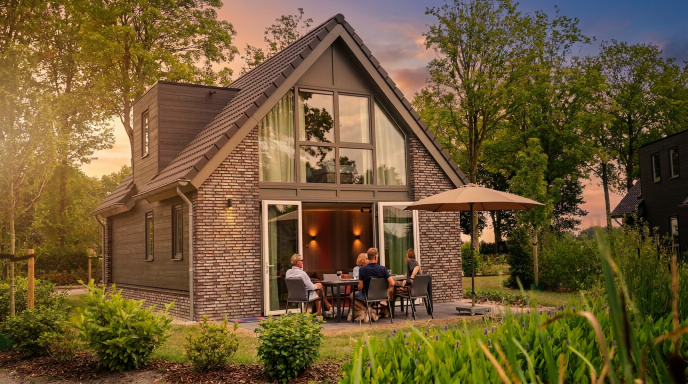
#> input picture bron/villa-avond.png, 1376 x 768 px (shown at 1/2 size)
$ python prep_images.py
#> lines starting #> are read from the running program, lines starting #| are printed output that depends on the picture
#!/usr/bin/env python3
"""Haalt de hero-foto's van dewielschedreef.nl, cropt ze op headerformaat en
schrijft geoptimaliseerde JPG's naar deze map.

Gebruik:  python3 prep_images.py

De mails hotlinken niet naar de site: de bestanden daar zijn 250 KB tot 1,5 MB
per stuk. Hier worden ze teruggebracht tot ~100 KB op precies de goede
verhouding (1136x496, twee keer de weergavemaat van 568x248).
"""
import io
import pathlib
import urllib.request

from PIL import Image

OUT = pathlib.Path(__file__).parent
BASE = "https://dewielschedreef.nl/wp-content/uploads/"
# 1136x560 = twee keer de weergavemaat 568x280. Deze verhouding (2,03:1) is
# ruimer dan de oorspronkelijke 2,29:1, zodat staande elementen zoals de
# daknok van de avondfoto niet wegvallen.
W, H = 1136, 560

# Portretten bij eigenaarsquotes: naam -> (bron, verticale crop-positie 0..1)
PORTRETTEN = {
    "eigenaren": ("bron/eigenaren.jpg", 0.0),
}

# Kleine vierkante beelden naast de bestemmingen in de afspraak-sequence.
# naam -> (bron, verticale crop-positie 0..1)
# De bestemmingen liggen buiten het Landgoed, dus de parkfotografie van
# dewielschedreef.nl volstaat hier niet. Deze vier staan publiek in de GHL-assets.
# De bestandsnamen daar zijn hashes, dus hieronder staat per URL wat erop staat;
# raakt er ooit een kwijt, dan weet je wat je zoekt.
# Alle vier zijn liggend, dus de crop-positie doet hier niets; hij staat er voor
# als er ooit een staand beeld bij komt.
_GHL = "https://assets.cdn.filesafe.space/ogbyRxgEx1wtnWdZeDwe/media/"
THUMBS = {
    # vaartuig op de rivier in de ochtendmist
    "veerpont":    (_GHL + "6a82fef71082d64877671d9a.jpg", 0.50),
    # reuzenpanda tussen bamboe
    "ouwehands":   (_GHL + "6a82ff8cf730bf01a082c7e0.jpeg", 0.50),
    # appelboom vol appels in een boomgaard
    "boomgaarden": (_GHL + "6a82ff8c38315703fb821775.jpg", 0.50),
    # Rhenen vanaf de Nederrijn, met de Cunerakerk en een molen
    "rhenen":      (_GHL + "6a82ff8c255b571c8e1cc68f.jpg", 0.50),
}

# naam -> (bron, verticale crop-positie 0..1, alt-tekst)
# De bron is een pad op de site, of "bron/<bestand>" voor een lokaal beeld.
SOURCES = {
    "villa_avond":    ("bron/villa-avond.png", 0.33,
                       "Recreatievilla in de avondzon met gasten op het terras"),
    "water_villas":   ("bron/water-villas.jpg", 0.55,
                       "Villa&rsquo;s aan de waterloop op het Landgoed"),
    "villa_vijver":   ("2025/05/6persoonsL-DeWielscheDreef-79-scaled.jpg", 0.42,
                       "Villa aan de vijver met rietoevers"),
    "fietsers_najaar": ("2025/11/verkoopdag.jpg", 0.40,
                       "Fietsen over de laan in het najaar"),
    "villa_water":    ("2025/05/6persoonsC-DeWielscheDreef-57-scaled.jpg", 0.52,
                       "Recreatievilla aan het water op Landgoed De Wielsche Dreef"),
    "wandelen":       ("2025/07/DWD-Algemeen-Stills-44-Header.jpg", 0.45,
                       "Wandelen door de bloemenweide bij het Landgoed"),
    "woonkamer":      ("2025/05/2persoons-DeWielscheDreef-47-scaled.jpg", 0.50,
                       "Woonkamer van een villa op het Landgoed"),
    "villa_parasol":  ("2025/05/6persoonsL-DeWielscheDreef-81-scaled.jpg", 0.55,
                       "Villa met terras en parasol"),
    "park_vanuit_lucht": ("2026/08/DWD_Testweekend_Review.00_07_02_21.Still067.jpg", 0.50,
                       "Luchtfoto van het Landgoed met de waterloop"),
    "villa_riet":     ("2025/05/6persoonsL-DeWielscheDreef-79-scaled.jpg", 0.52,
                       "Villa aan de waterkant met rietoevers"),
    "fietsen":        ("2025/11/verkoopdag.jpg", 0.45,
                       "Fietsen over de laan bij het Landgoed"),
    "betuwe":         ("2026/03/De-mooiste-plekken-en-bezienswaardigheden-in-de-Betuwe.jpg", 0.50,
                       "Dorp in de Betuwe vanuit de lucht"),
    "terras":         ("2025/05/6persoonsL-DeWielscheDreef-77-scaled.jpg", 0.55,
                       "Terras met ligbedden bij een villa"),
    "keuken":         ("2025/05/2persoons-DeWielscheDreef-48-scaled.jpg", 0.50,
                       "Keuken en eethoek in een villa"),
    "slaapkamer":     ("2025/05/2persoons-DeWielscheDreef-45-scaled.jpg", 0.50,
                       "Slaapkamer en badkamer in een villa"),
    "badkamer":       ("2025/05/2persoons-DeWielscheDreef-42-scaled.jpg", 0.50,
                       "Badkamer met vrijstaand bad"),
}


def main():
    for name, (path, ypos, _alt) in SOURCES.items():
        if path.startswith("bron/"):
            im = Image.open(OUT / path).convert("RGB")
#> im is the input picture: PIL image 1376x768 RGB; mean R, G, B 109.8, 88.7, 52.2
        else:
            # de site geeft 403 op de standaard user-agent van urllib
            req = urllib.request.Request(BASE + path, headers={"User-Agent": "Mozilla/5.0"})
            raw = urllib.request.urlopen(req, timeout=60).read()
            im = Image.open(io.BytesIO(raw)).convert("RGB")
        w, h = im.size
#> w = 1376; h = 768
        target = W / H
        if w / h > target:
            nw = int(h * target)
            im = im.crop(((w - nw) // 2, 0, (w - nw) // 2 + nw, h))
        else:
            nh = int(w / target)
#> nh = 678
            top = int((h - nh) * ypos)
#> top = 29
            im = im.crop((0, top, w, top + nh))
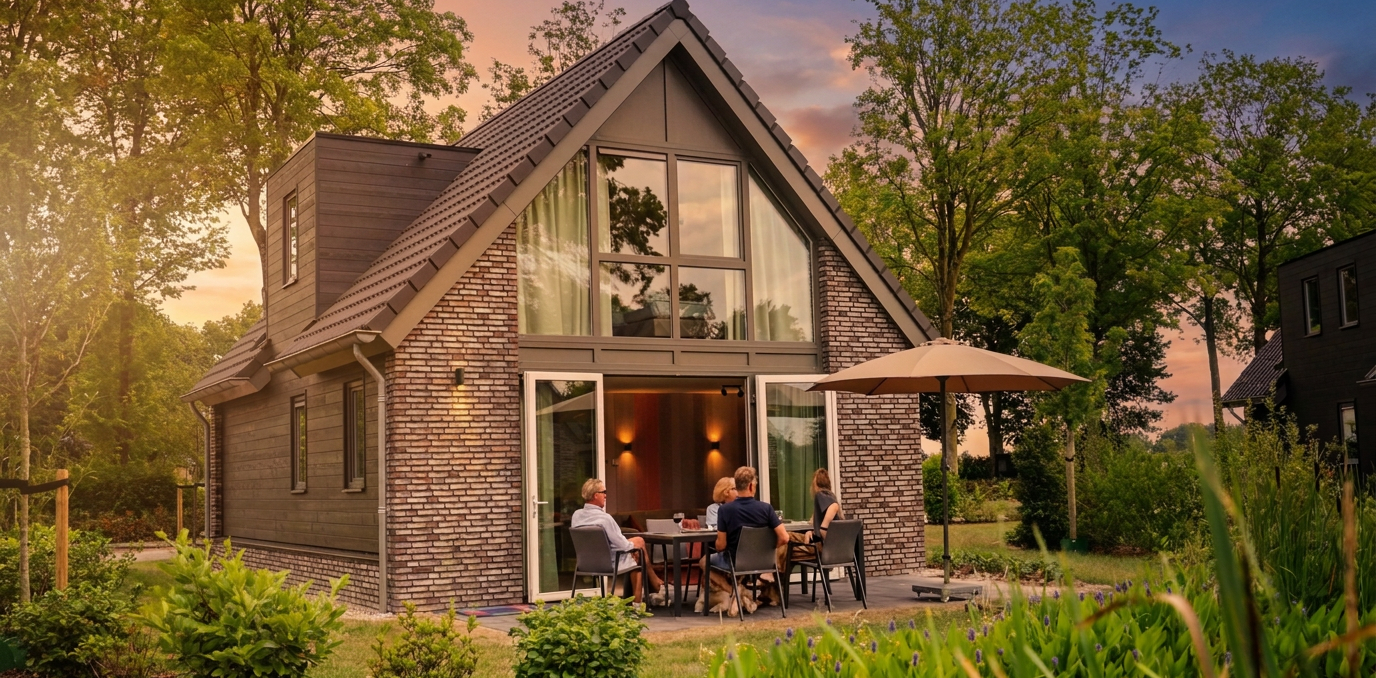
#> im: PIL image 1376x678 RGB; mean R, G, B 112.6, 89.7, 53
        im = im.resize((W, H), Image.LANCZOS)
#> im: PIL image 1136x560 RGB
        f = OUT / ("hero-%s.jpg" % name)
        im.save(f, "JPEG", quality=80, optimize=True, progressive=True)
        print("%-24s %6d KB" % (f.name, f.stat().st_size // 1024))
#> pass 2 of the loop in main, `for name, (path, ypos, _alt) in SOURCES.items():`:
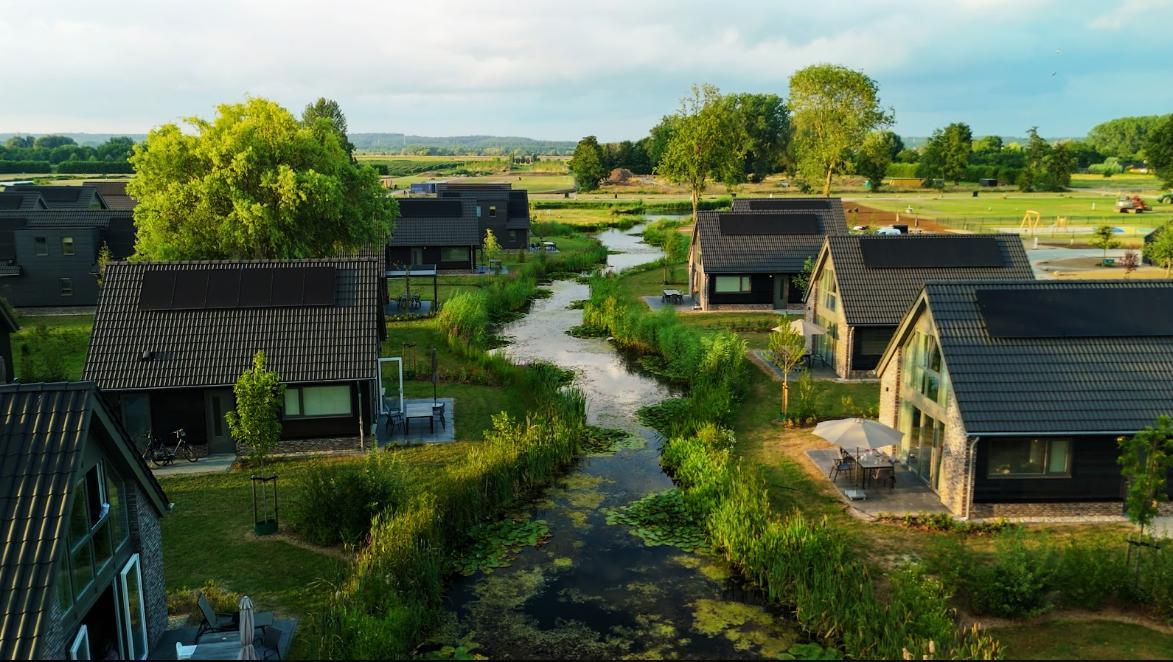
#> input picture bron/water-villas.jpg, 1173 x 662 px
#> in main, im is the input picture: PIL image 1173x662 RGB; mean R, G, B 91, 103.1, 75.3
#> in main, `im = im.crop((0, top, w, top + nh))`:
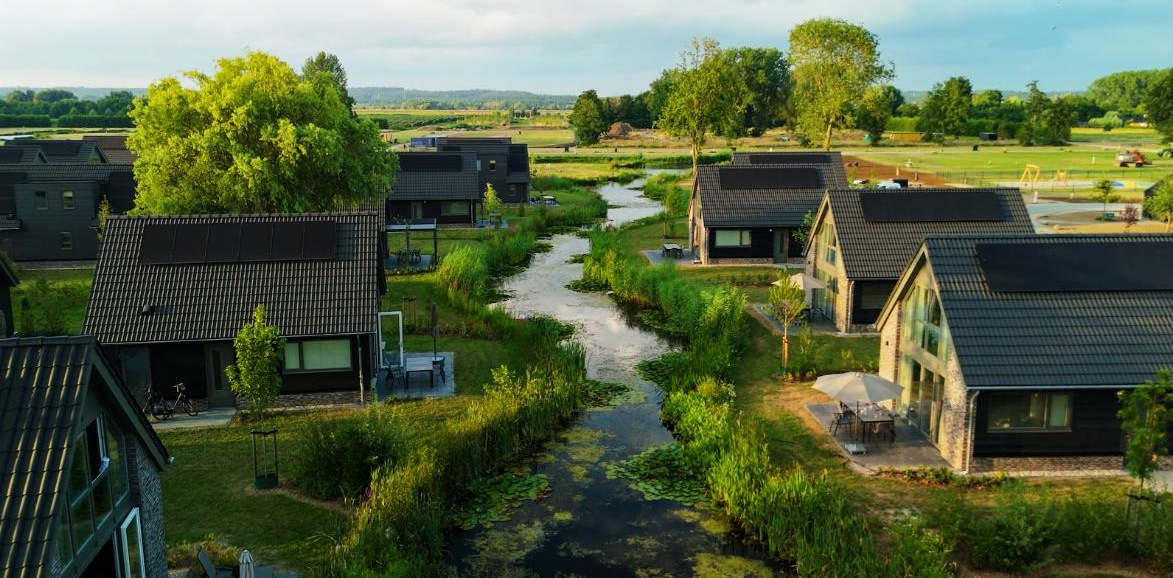
#> im: PIL image 1173x578 RGB; mean R, G, B 84.1, 96.2, 65.6
#> (the call stopped at in main, `raw = urllib.request.urlopen(req, timeout=60).read()`: the network is not available in this run)


def _vierkant(path, ypos, side_out):
    """Middencrop op vierkant, geschaald naar side_out. Bron mag een lokaal pad
    in bron/ zijn, een pad op dewielschedreef.nl, of een volledige URL."""
#> called with path = 'bron/eigenaren.jpg', ypos = 0, side_out = 360
    if path.startswith("bron/"):
        im = Image.open(OUT / path).convert("RGB")
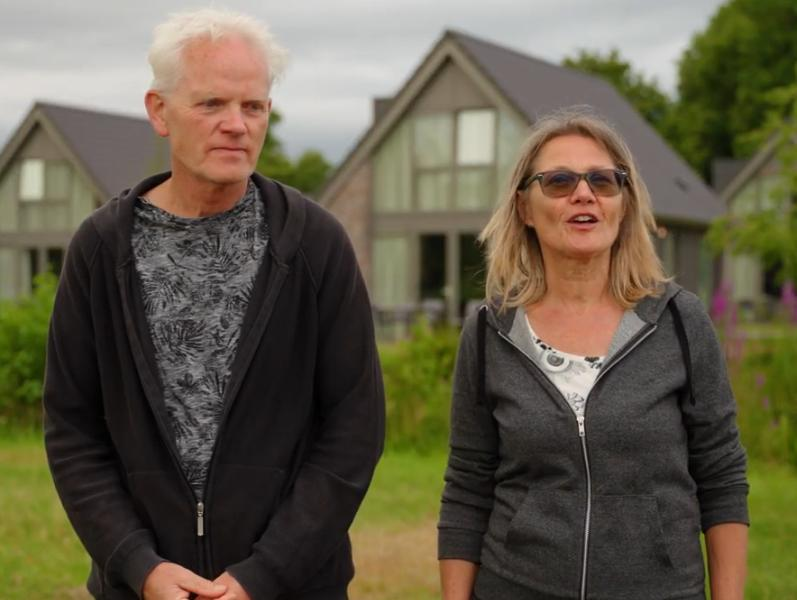
#> input picture bron/eigenaren.jpg, 797 x 600 px
#> im is the input picture: PIL image 797x600 RGB; mean R, G, B 99.5, 92, 72.2
    else:
        url = path if path.startswith("http") else BASE + path
        req = urllib.request.Request(url, headers={"User-Agent": "Mozilla/5.0"})
        im = Image.open(io.BytesIO(urllib.request.urlopen(req, timeout=60).read())).convert("RGB")
    w, h = im.size
#> w = 797; h = 600
    side = min(w, h)
#> side = 600
    left = (w - side) // 2
#> left = 98
    top = int((h - side) * ypos)
#> top = 0
    return im.crop((left, top, left + side, top + side)).resize((side_out, side_out), Image.LANCZOS)
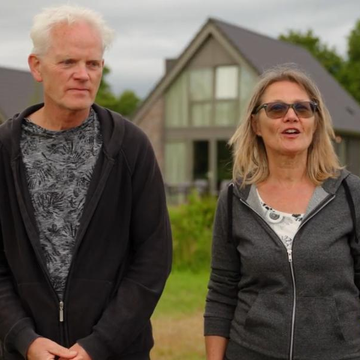
#> returned value: PIL image 360x360 RGB; mean R, G, B 100.9, 90.8, 77.3


def portretten():
    """Vierkante portretten voor de quote-blokken, 360x360 (2x weergavemaat)."""
    for name, (path, ypos) in PORTRETTEN.items():
        im = _vierkant(path, ypos, 360)
        f = OUT / ("portret-%s.jpg" % name)
        im.save(f, "JPEG", quality=82, optimize=True, progressive=True)
        print("%-24s %6d KB" % (f.name, f.stat().st_size // 1024))


def thumbs():
    """Kleine vierkanten bij de bestemmingen, 192x192 (2x weergavemaat 96px)."""
    for name, (path, ypos) in THUMBS.items():
        im = _vierkant(path, ypos, 192)
        f = OUT / ("thumb-%s.jpg" % name)
        im.save(f, "JPEG", quality=82, optimize=True, progressive=True)
        print("%-24s %6d KB" % (f.name, f.stat().st_size // 1024))


if __name__ == "__main__":
    main()
    portretten()
    thumbs()
#> (the call stopped at in _vierkant, `im = Image.open(io.BytesIO(urllib.request.urlopen(req, timeout=60).rea..`: the network is not available in this run)
